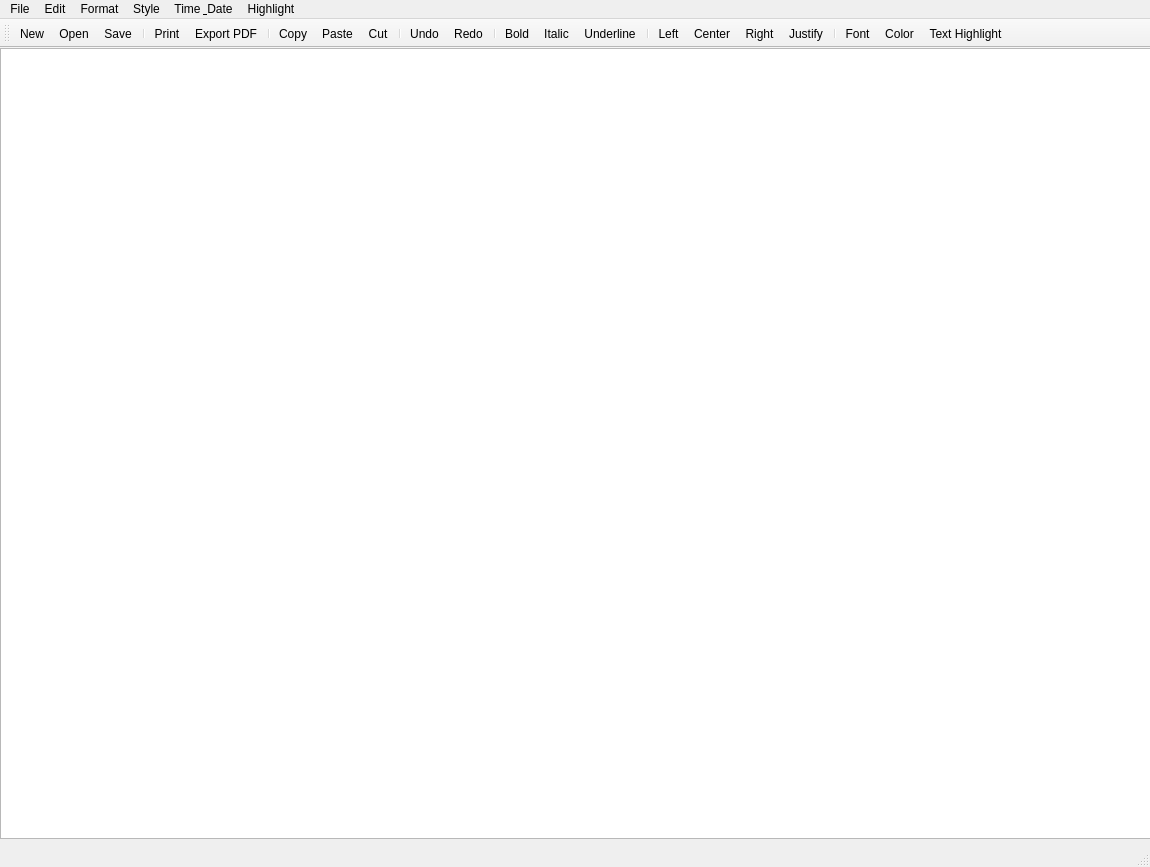
<?xml version="1.0" encoding="UTF-8"?>
<ui version="4.0">
 <class>MainWindow</class>
 <widget class="QMainWindow" name="MainWindow">
  <property name="geometry">
   <rect>
    <x>0</x>
    <y>0</y>
    <width>1150</width>
    <height>867</height>
   </rect>
  </property>
  <property name="windowTitle">
   <string>MainWindow</string>
  </property>
  <widget class="QWidget" name="centralwidget">
   <widget class="QTextEdit" name="textEdit">
    <property name="geometry">
     <rect>
      <x>0</x>
      <y>0</y>
      <width>1151</width>
      <height>791</height>
     </rect>
    </property>
    <property name="font">
     <font>
      <family>MS Sans Serif</family>
      <pointsize>14</pointsize>
     </font>
    </property>
   </widget>
  </widget>
  <widget class="QMenuBar" name="menubar">
   <property name="geometry">
    <rect>
     <x>0</x>
     <y>0</y>
     <width>1150</width>
     <height>26</height>
    </rect>
   </property>
   <widget class="QMenu" name="menuFile">
    <property name="title">
     <string>File</string>
    </property>
    <addaction name="actionNew"/>
    <addaction name="actionOpen"/>
    <addaction name="separator"/>
    <addaction name="actionSave"/>
    <addaction name="separator"/>
    <addaction name="actionPrint"/>
    <addaction name="actionExport_PDF"/>
    <addaction name="separator"/>
    <addaction name="actionClose"/>
   </widget>
   <widget class="QMenu" name="menuEdit">
    <property name="title">
     <string>Edit</string>
    </property>
    <addaction name="actionCut"/>
    <addaction name="actionCopy"/>
    <addaction name="actionPaste"/>
    <addaction name="separator"/>
    <addaction name="actionUndo"/>
    <addaction name="actionRedo"/>
   </widget>
   <widget class="QMenu" name="menuFormat">
    <property name="title">
     <string>Format</string>
    </property>
    <addaction name="actionFont"/>
    <addaction name="actionColor"/>
   </widget>
   <widget class="QMenu" name="menuStyle">
    <property name="title">
     <string>Style</string>
    </property>
    <addaction name="actionBold"/>
    <addaction name="actionItalic"/>
    <addaction name="actionUnderline"/>
    <addaction name="separator"/>
    <addaction name="actionLeft"/>
    <addaction name="actionCenter"/>
    <addaction name="actionRight"/>
    <addaction name="actionJustify"/>
   </widget>
   <widget class="QMenu" name="menuTime_Date">
    <property name="title">
     <string>Time &amp; Date</string>
    </property>
    <addaction name="actionTime"/>
    <addaction name="actionDate"/>
   </widget>
   <widget class="QMenu" name="menuHighlight">
    <property name="title">
     <string>Highlight</string>
    </property>
    <addaction name="actionText_Highlight"/>
   </widget>
   <addaction name="menuFile"/>
   <addaction name="menuEdit"/>
   <addaction name="menuFormat"/>
   <addaction name="menuStyle"/>
   <addaction name="menuTime_Date"/>
   <addaction name="menuHighlight"/>
  </widget>
  <widget class="QStatusBar" name="statusbar"/>
  <widget class="QToolBar" name="toolBar">
   <property name="windowTitle">
    <string>toolBar</string>
   </property>
   <attribute name="toolBarArea">
    <enum>TopToolBarArea</enum>
   </attribute>
   <attribute name="toolBarBreak">
    <bool>false</bool>
   </attribute>
   <addaction name="actionNew"/>
   <addaction name="actionOpen"/>
   <addaction name="actionSave"/>
   <addaction name="separator"/>
   <addaction name="actionPrint"/>
   <addaction name="actionExport_PDF"/>
   <addaction name="separator"/>
   <addaction name="actionCopy"/>
   <addaction name="actionPaste"/>
   <addaction name="actionCut"/>
   <addaction name="separator"/>
   <addaction name="actionUndo"/>
   <addaction name="actionRedo"/>
   <addaction name="separator"/>
   <addaction name="actionBold"/>
   <addaction name="actionItalic"/>
   <addaction name="actionUnderline"/>
   <addaction name="separator"/>
   <addaction name="actionLeft"/>
   <addaction name="actionCenter"/>
   <addaction name="actionRight"/>
   <addaction name="actionJustify"/>
   <addaction name="separator"/>
   <addaction name="actionFont"/>
   <addaction name="actionColor"/>
   <addaction name="actionText_Highlight"/>
  </widget>
  <action name="actionNew">
   <property name="icon">
    <iconset resource="photo.qrc">
     <normaloff>:/Icons/Icons/new.png</normaloff>:/Icons/Icons/new.png</iconset>
   </property>
   <property name="text">
    <string>New</string>
   </property>
  </action>
  <action name="actionOpen">
   <property name="icon">
    <iconset resource="photo.qrc">
     <normaloff>:/Icons/Icons/open.png</normaloff>:/Icons/Icons/open.png</iconset>
   </property>
   <property name="text">
    <string>Open</string>
   </property>
  </action>
  <action name="actionSave">
   <property name="icon">
    <iconset resource="photo.qrc">
     <normaloff>:/Icons/Icons/save.png</normaloff>:/Icons/Icons/save.png</iconset>
   </property>
   <property name="text">
    <string>Save</string>
   </property>
  </action>
  <action name="actionPrint">
   <property name="icon">
    <iconset resource="photo.qrc">
     <normaloff>:/Icons/Icons/print.png</normaloff>:/Icons/Icons/print.png</iconset>
   </property>
   <property name="text">
    <string>Print</string>
   </property>
  </action>
  <action name="actionExport_PDF">
   <property name="icon">
    <iconset resource="photo.qrc">
     <normaloff>:/Icons/Icons/pdf.png</normaloff>:/Icons/Icons/pdf.png</iconset>
   </property>
   <property name="text">
    <string>Export PDF </string>
   </property>
  </action>
  <action name="actionCut">
   <property name="icon">
    <iconset resource="photo.qrc">
     <normaloff>:/Icons/Icons/cut.png</normaloff>:/Icons/Icons/cut.png</iconset>
   </property>
   <property name="text">
    <string>Cut</string>
   </property>
  </action>
  <action name="actionCopy">
   <property name="icon">
    <iconset resource="photo.qrc">
     <normaloff>:/Icons/Icons/copy.png</normaloff>:/Icons/Icons/copy.png</iconset>
   </property>
   <property name="text">
    <string>Copy</string>
   </property>
  </action>
  <action name="actionPaste">
   <property name="icon">
    <iconset resource="photo.qrc">
     <normaloff>:/Icons/Icons/paste.png</normaloff>:/Icons/Icons/paste.png</iconset>
   </property>
   <property name="text">
    <string>Paste</string>
   </property>
  </action>
  <action name="actionUndo">
   <property name="icon">
    <iconset resource="photo.qrc">
     <normaloff>:/Icons/Icons/undo.png</normaloff>:/Icons/Icons/undo.png</iconset>
   </property>
   <property name="text">
    <string>Undo</string>
   </property>
  </action>
  <action name="actionRedo">
   <property name="icon">
    <iconset resource="photo.qrc">
     <normaloff>:/Icons/Icons/redo.png</normaloff>:/Icons/Icons/redo.png</iconset>
   </property>
   <property name="text">
    <string>Redo</string>
   </property>
  </action>
  <action name="actionFont">
   <property name="icon">
    <iconset resource="photo.qrc">
     <normaloff>:/Icons/Icons/font.png</normaloff>:/Icons/Icons/font.png</iconset>
   </property>
   <property name="text">
    <string>Font</string>
   </property>
  </action>
  <action name="actionColor">
   <property name="icon">
    <iconset resource="photo.qrc">
     <normaloff>:/Icons/Icons/color.png</normaloff>:/Icons/Icons/color.png</iconset>
   </property>
   <property name="text">
    <string>Color</string>
   </property>
  </action>
  <action name="actionBold">
   <property name="icon">
    <iconset resource="photo.qrc">
     <normaloff>:/Icons/Icons/bold.png</normaloff>:/Icons/Icons/bold.png</iconset>
   </property>
   <property name="text">
    <string>Bold</string>
   </property>
  </action>
  <action name="actionItalic">
   <property name="icon">
    <iconset resource="photo.qrc">
     <normaloff>:/Icons/Icons/italic.png</normaloff>:/Icons/Icons/italic.png</iconset>
   </property>
   <property name="text">
    <string>Italic</string>
   </property>
  </action>
  <action name="actionUnderline">
   <property name="icon">
    <iconset resource="photo.qrc">
     <normaloff>:/Icons/Icons/underline.png</normaloff>:/Icons/Icons/underline.png</iconset>
   </property>
   <property name="text">
    <string>Underline</string>
   </property>
  </action>
  <action name="actionLeft">
   <property name="icon">
    <iconset resource="photo.qrc">
     <normaloff>:/Icons/Icons/left-align.png</normaloff>:/Icons/Icons/left-align.png</iconset>
   </property>
   <property name="text">
    <string>Left</string>
   </property>
  </action>
  <action name="actionCenter">
   <property name="icon">
    <iconset resource="photo.qrc">
     <normaloff>:/Icons/Icons/center-align.png</normaloff>:/Icons/Icons/center-align.png</iconset>
   </property>
   <property name="text">
    <string>Center</string>
   </property>
  </action>
  <action name="actionRight">
   <property name="icon">
    <iconset resource="photo.qrc">
     <normaloff>:/Icons/Icons/right-align.png</normaloff>:/Icons/Icons/right-align.png</iconset>
   </property>
   <property name="text">
    <string>Right</string>
   </property>
  </action>
  <action name="actionJustify">
   <property name="icon">
    <iconset resource="photo.qrc">
     <normaloff>:/Icons/Icons/justify-align.png</normaloff>:/Icons/Icons/justify-align.png</iconset>
   </property>
   <property name="text">
    <string>Justify</string>
   </property>
  </action>
  <action name="actionTime">
   <property name="text">
    <string>Time</string>
   </property>
  </action>
  <action name="actionDate">
   <property name="text">
    <string>Date</string>
   </property>
  </action>
  <action name="actionText_Highlight">
   <property name="icon">
    <iconset resource="photo.qrc">
     <normaloff>:/Icons/Icons/highlight.png</normaloff>:/Icons/Icons/highlight.png</iconset>
   </property>
   <property name="text">
    <string>Text Highlight</string>
   </property>
  </action>
  <action name="actionAbout">
   <property name="text">
    <string>About</string>
   </property>
  </action>
  <action name="actionClose">
   <property name="checkable">
    <bool>true</bool>
   </property>
   <property name="text">
    <string>Close</string>
   </property>
  </action>
 </widget>
 <resources>
  <include location="photo.qrc"/>
 </resources>
 <connections/>
</ui>
